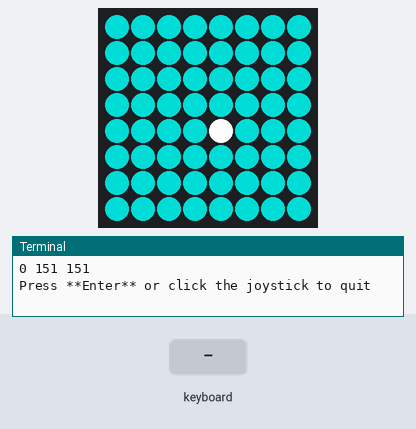
This program was run on a simulated Raspberry Pi (BCM pin numbers) with a Sense HAT. Parts: the Sense HAT's 8×8 RGB LED matrix, the last lines printed to the terminal. The inputs (shaded band) are chosen by the test bench.

Above: at 1.2 s.
1.3 s: key up typed on the keyboard
At 2.5 s:
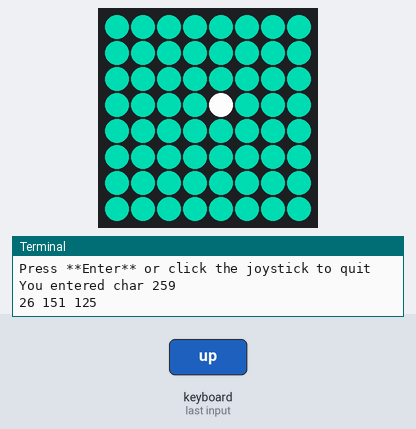
2.8 s: key right typed on the keyboard
At 3.8 s:
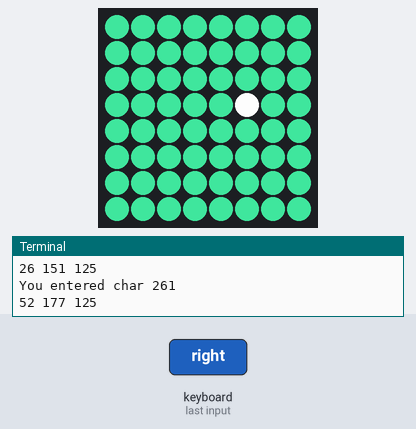
4.3 s: key down typed on the keyboard
At 5.0 s:
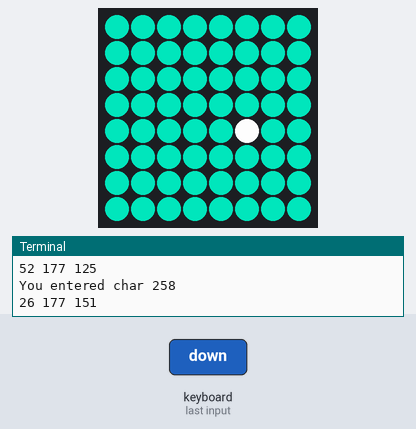
5.8 s: key down typed on the keyboard
At 6.1 s:
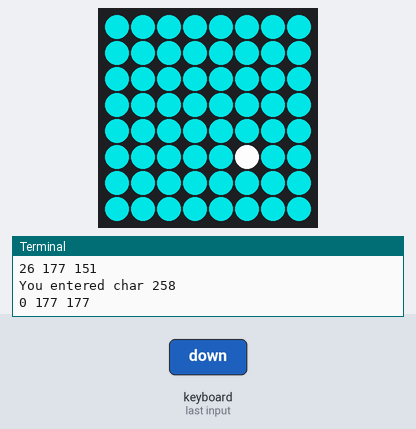
7.3 s: key left typed on the keyboard
At 8.5 s:
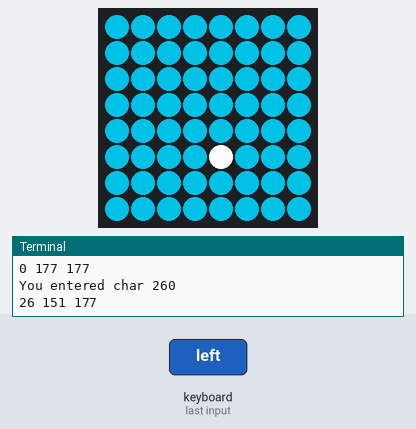
8.8 s: key left typed on the keyboard
At 9.6 s:
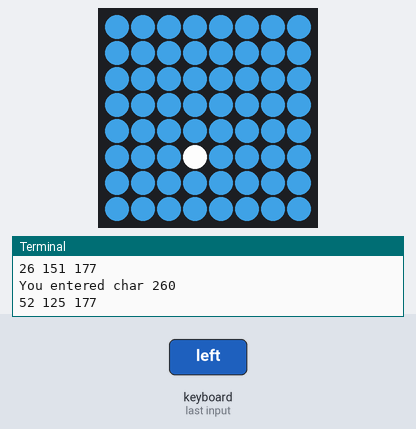
Timing chart, 0 to 11.3 s (numbered marks = the images above; inputs shaded):
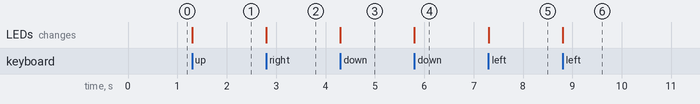

Measured:
- after the input at 1.3 s, the LEDs: change at once (image 1)
- after the input at 2.8 s, the LEDs: change at once (image 2)
- after the input at 4.3 s, the LEDs: change at once (image 3)
- after the input at 5.8 s, the LEDs: change at once (image 4)
- after the input at 7.3 s, the LEDs: change at once (image 5)
- after the input at 8.8 s, the LEDs: change at once (image 6)

The program:

bug_curses.py
```python
#!/usr/bin/python3
import time
from sense_hat import SenseHat
import curses
import sys

"""
    A bug on a colored background, responding to keypresses.

    Modify the starting state in the `state` dict.
    The background changes colors based on the bug's xy coords.

    This version handles input via the curses stlib module.
"""

state = { "bug_x" : 4,
          "bug_y" : 4,
          "bug_rgb" : (250,250,250) }

sense = SenseHat()

def setscreen():
    """Takes x and y vales and alters screen state"""
    global state
    x = state["bug_x"]
    y = state["bug_y"]
    if sense.low_light:
        zero = 8
    else:
        zero = 48
    brightness = 255 -zero
    g = int(((x * 32)/255) * brightness + zero)
    b = int(((y * 32)/255) * brightness + zero)
    r = abs(g - b)
    sense.clear((r,g,b))
    print(r,g,b)

def draw_bug(char):
    global state
    key_code = char
    if key_code == curses.KEY_ENTER or key_code == 10 or key_code == 13:
        sys.exit()
    elif key_code == curses.KEY_UP:
        state["bug_x"] = state["bug_x"]
        state["bug_y"] = 7 if state["bug_y"] == 0 else state["bug_y"] - 1
        setscreen()
        sense.set_pixel(state["bug_x"], state["bug_y"], state["bug_rgb"])
    elif key_code == curses.KEY_DOWN:
        state["bug_x"] = state["bug_x"]
        state["bug_y"] = 0 if state["bug_y"] == 7 else state["bug_y"] + 1
        setscreen()
        sense.set_pixel(state["bug_x"], state["bug_y"], state["bug_rgb"])
    elif key_code == curses.KEY_RIGHT:
        state["bug_x"] = 0 if state["bug_x"] == 7 else state["bug_x"] + 1
        state["bug_y"] = state["bug_y"]
        setscreen()
        sense.set_pixel(state["bug_x"], state["bug_y"], state["bug_rgb"])
    elif key_code == curses.KEY_LEFT:
        state["bug_x"] = 7 if state["bug_x"] == 0 else state["bug_x"] - 1
        state["bug_y"] = state["bug_y"]
        setscreen()
        sense.set_pixel(state["bug_x"], state["bug_y"], state["bug_rgb"])

# Initial state
setscreen()
sense.set_pixel(state["bug_x"], state["bug_y"], state["bug_rgb"])

def get_keys(_):
    'Read one character from the keyboard and move bug'

    print("Press **Enter** or click the joystick to quit", flush=True)

    ## A blocking single char read in raw mode.
    while True:
        char = s.getch()
        print('You entered char {0} \r'.format(char))
        draw_bug(char)
    return char

## Must init curses before calling any functions
s = curses.initscr()
## To make sure the terminal returns to its initial settings,
## and to set raw mode and guarantee cleanup on exit.
curses.wrapper(get_keys)
```
